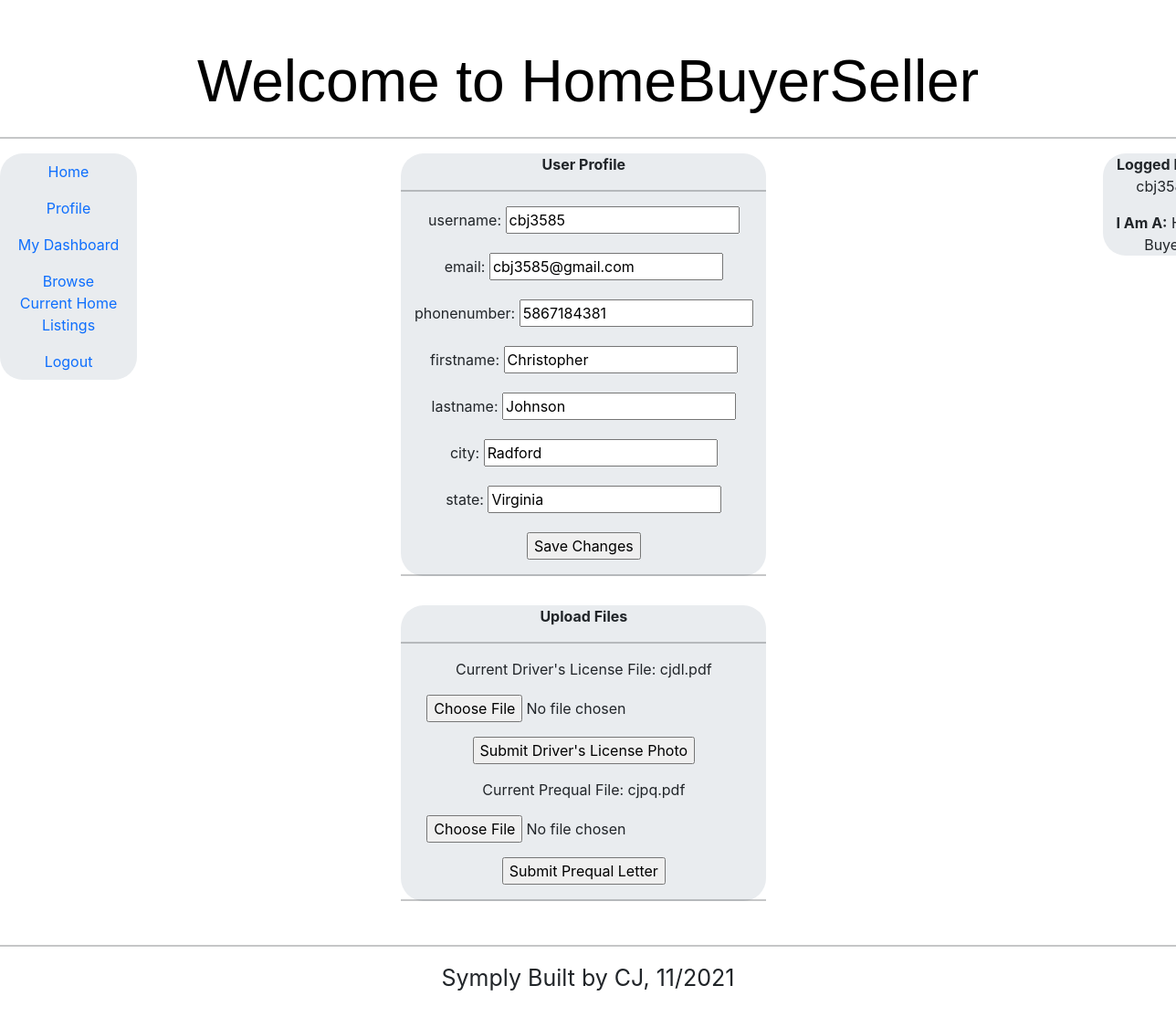
The app's page /user_profile (signed in), older data.
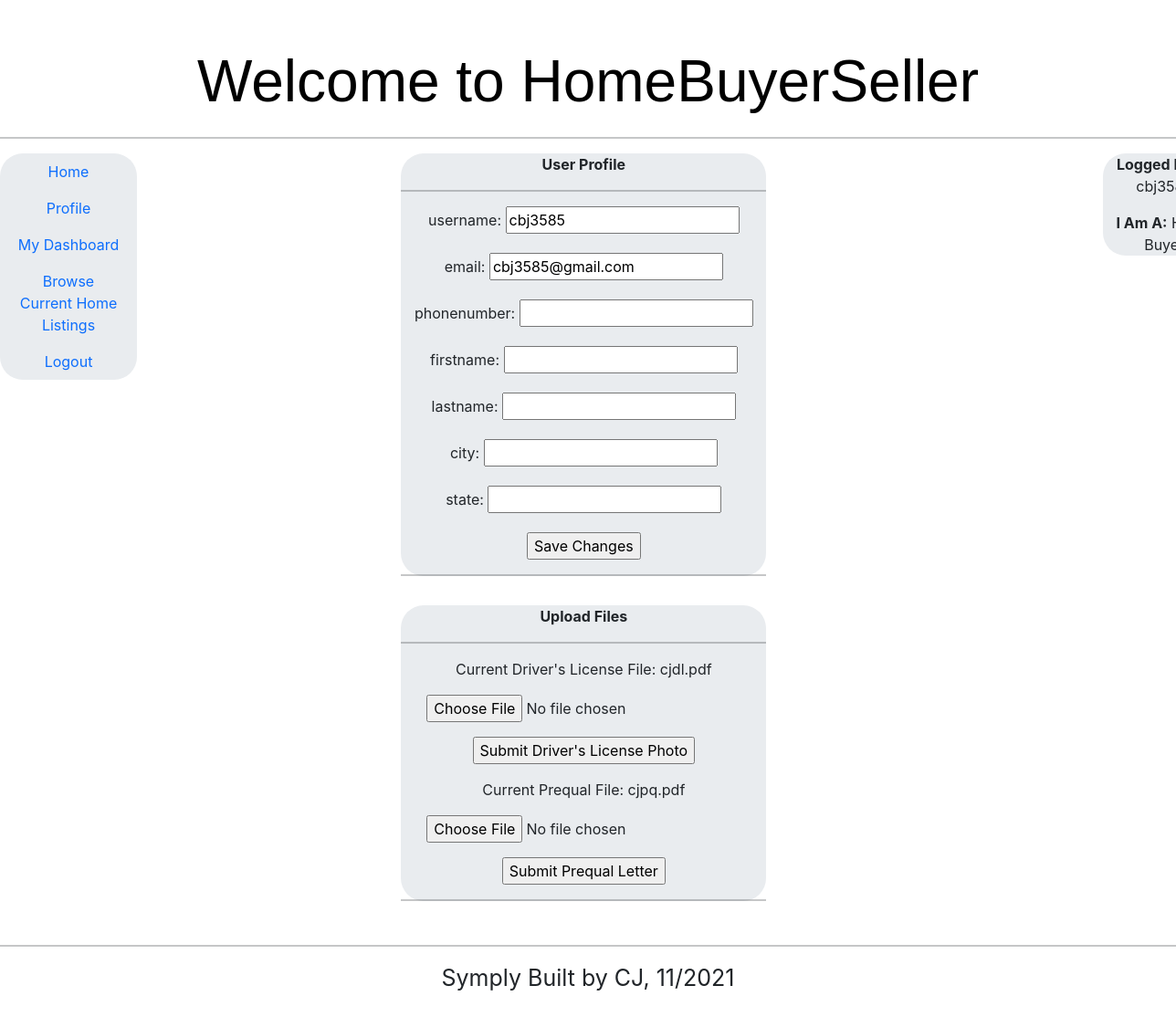
The same page, newer data.
### application.py (models this page shows, shortened)
    class User(db.Model):
        __tablename__ = 'user'
        username = db.Column(db.String, primary_key=True)
        email = db.Column(db.String)
        phonenumber = db.Column(db.String)
        firstname = db.Column(db.String)
        lastname = db.Column(db.String)
        city = db.Column(db.String)
        state = db.Column(db.String)
        password = db.Column(db.String)
        authenticated = db.Column(db.Boolean, default=False)
        buyer = db.Column(db.Boolean, default=False)
        seller = db.Column(db.Boolean, default=False)

    class FileUpload(db.Model):
        __tablename__ = 'checkfileupload'
        username = db.Column(db.String, primary_key=True)
        authenticateddriverslicense = db.Column(db.Boolean, default=False)
        uploadeddriverslicense = db.Column(db.Boolean, default=False)
        authenticatedprequal = db.Column(db.Boolean, default=False)
        uploadedprequal = db.Column(db.Boolean, default=False)
        prequalfilename = db.Column(db.String, default='')
        driverslicensefilename = db.Column(db.String, default='')
        prequalamount = db.Column(db.String, default='')
        uploadedprequaldate = db.Column(db.DateTime)
        uploadeddriverslicensedate = db.Column(db.DateTime)
        authenticateddriverslicensedate = db.Column(db.DateTime)
        authenticatedprequaldate = db.Column(db.DateTime)

### application.py (the view)
    @application.route('/user_profile',methods=["GET", "POST"])
    @login_required
    def user_profile():
        form = UserSignupForm()
        buyer = current_user.username
        poster_data = User.query.filter(User.username == buyer)
        upload_data = FileUpload.query.filter(FileUpload.username == buyer)
        for tt in upload_data:
            pq = tt.prequalfilename
            dl = tt.driverslicensefilename
        for mm in poster_data:
            by = mm.buyer
        if by == True:
            ut = 'Home Buyer'
        else:
            ut = 'Home Seller'
        return render_template('user_profile.html', buyer=buyer, poster_data=poster_data, form=form, pq=pq,dl=dl, ut=ut)

### functions/forms.py
class UserSignupForm(FlaskForm):
    username = StringField('username', validators=[DataRequired()])
    email = StringField('email', validators=[DataRequired()])
    phonenumber = StringField('phonenumber')
    firstname = StringField('firstname')
    lastname = StringField('lastname')
    city = StringField('city')
    state = StringField('state')
    password = PasswordField('password', validators=[DataRequired()])
    usertype = StringField('user_type', validators=[DataRequired(message='*Required'),InputRequired()])

### application.py (called while the page is built)
    @login_manager.user_loader
    def user_loader(user_id):
        return User.query.get(user_id)

### templates/user_profile.html (shortened to what this page needs)
{% extends "base2.html" %}
{% block content %}
<div class="jumbotron" style="width: 400px; font-size: 1.0rem; padding: 0% 0% 0% 0%;">
  <p><b>User Profile</b></p>
  <hr>
  <form method="POST" action="/save_profile_changes">
  {% for pd in poster_data%}
            <p>{{ form.username.label }}: <input type="text" name="username" value= {{ pd.username }}></p>
            <p>{{ form.email.label }}: <input type="text" name="email" value= {{ pd.email }}></p>
            <p>{{ form.phonenumber.label }}: <input type="text" name="phonenumber" value= {{ pd.phonenumber }}></p>
            <p>{{ form.firstname.label }}: <input type="text" name="firstname" value= {{ pd.firstname }}></p>
            <p>{{ form.lastname.label }}: <input type="text" name="lastname" value= {{ pd.lastname }}></p>
            <p>{{ form.city.label }}: <input type="text" name="city" value= {{ pd.city }}></p>
            <p>{{ form.state.label }}: <input type="text" name="state" value= {{ pd.state }}></p>
  {% endfor%}
  <p><input type="submit" value="Save Changes"></p>
  </form>
  <hr>
</div>
<div class="jumbotron" style="width: 400px; font-size: 1.0rem; padding: 0% 0% 0% 0%;">
  <p><b>Upload Files</b></p>
  <hr>
  <form method="POST" action="/upload_file" enctype="multipart/form-data">
      <p>Current Driver's License File: {{ dl }}</p>
      <p><input type="file" name="driverslicense"></p>
      <p><input type="submit" value="Submit Driver's License Photo"></p>
  </form>
  <form method="POST" action="/upload_file" enctype="multipart/form-data">
    <p>Current Prequal File: {{ pq }}</p>
    <p><input type="file" name="prequal"></p>
    <p><input type="submit" value="Submit Prequal Letter"></p>
</form>
  <hr>
</div>
{% endblock %}
{% block loggedin %}
<!DOCTYPE html>
<html lang="en">
  <head>
    <link href="{{ url_for('static', filename='bootstrap.min.css') }}" rel="stylesheet">
    <link href="{{ url_for('static', filename='narrow-jumbotron.css') }}" rel="stylesheet">
  </head>
  <body>
      <div>
        <p><b>Logged In as:</b> {{buyer}}</p>
        <p><b>I Am A:</b> {{ut}}</p>
      </div>
  </body>
</html>
{% endblock %}

### templates/base2.html (shortened to what this page needs)
<!doctype html>
<html>
  <head>
    <link href="https://cdn.jsdelivr.net/npm/bootstrap@5.0.1/dist/css/bootstrap.min.css" rel="stylesheet">
    <link rel="stylesheet" type="text/css" href="https://cdn.datatables.net/1.10.25/css/dataTables.bootstrap5.css">
  </head>
  <body>
    <header>
        <h1 style="font-family: 'Gill Sans', 'Gill Sans MT', Calibri, 'Trebuchet MS', sans-serif ; padding:30px 30px 10px 30px; font-size:4em;text-align: center;color: black;">Welcome to HomeBuyerSeller</h1>
        <hr>
    </header>
    <div class="row">
        <div class="col-sm-1">
          <div class="jumbotron" style="width: 150px; font-size: 1.0rem; padding: 0% 0% 0% 0%;">
                <a class="nav-link active" href="{{ url_for('welcome') }}">Home </a>
                <a class="nav-link active" href="{{ url_for('user_profile') }}">Profile</a>
                <a class="nav-link active" href="{{ url_for('buyer_dashboard') }}">My Dashboard</a>
                <a class="nav-link active" href="{{ url_for('listing_table') }}">Browse Current Home Listings</a>
                <a class="nav-link active" href="{{ url_for('logout') }}">Logout </a>
          </div>
        </div>
        <div class="col-sm-1">
        </div>
        <div class="col-sm-1">
        </div>
        <div class="col-sm-1">
        </div>
        <div class="col-sm-3">
          {% block content %}{% endblock %}
        </div>
        <div class="col-sm-1">
        </div>
        <div class="col-sm-1">
          </div>
          <div class="col-sm-1">
          </div>
          <div class="col-sm-1">
          </div>
          <div class="col-sm-1">
            <div class="jumbotron" style="width: 150px; font-size: 1.0rem;padding: 0% 20% 0% 0%;">
              {% block loggedin %}{% endblock %}
            </div>
          </div>
    </div>
    <footer>
      <hr>
      <div class="row">
        <ul style="text-align: center;">
          <p style="text-align: center; font-size: 25px;">Symply Built by CJ, 11/2021</p>
        </ul>
      </div>
    </footer>
  </body>
  </html>

### static/narrow-jumbotron.css (style rules this page uses)
body { padding-top: 1.5rem; padding-bottom: 1.5rem; }
.jumbotron { text-align: center; border-bottom: .05rem solid #e5e5e5; border-radius: 25px; font-size: 2.5rem; }
@media screen and (min-width: 48em) { .jumbotron { border-bottom: 0; } }

Row changes from the older to the newer data that the page shows:
changed User "cbj3585": phonenumber "5867184381" → (not shown); firstname "Christopher" → (not shown); lastname "Johnson" → (not shown); city "Radford" → (not shown); state "Virginia" → (not shown)
